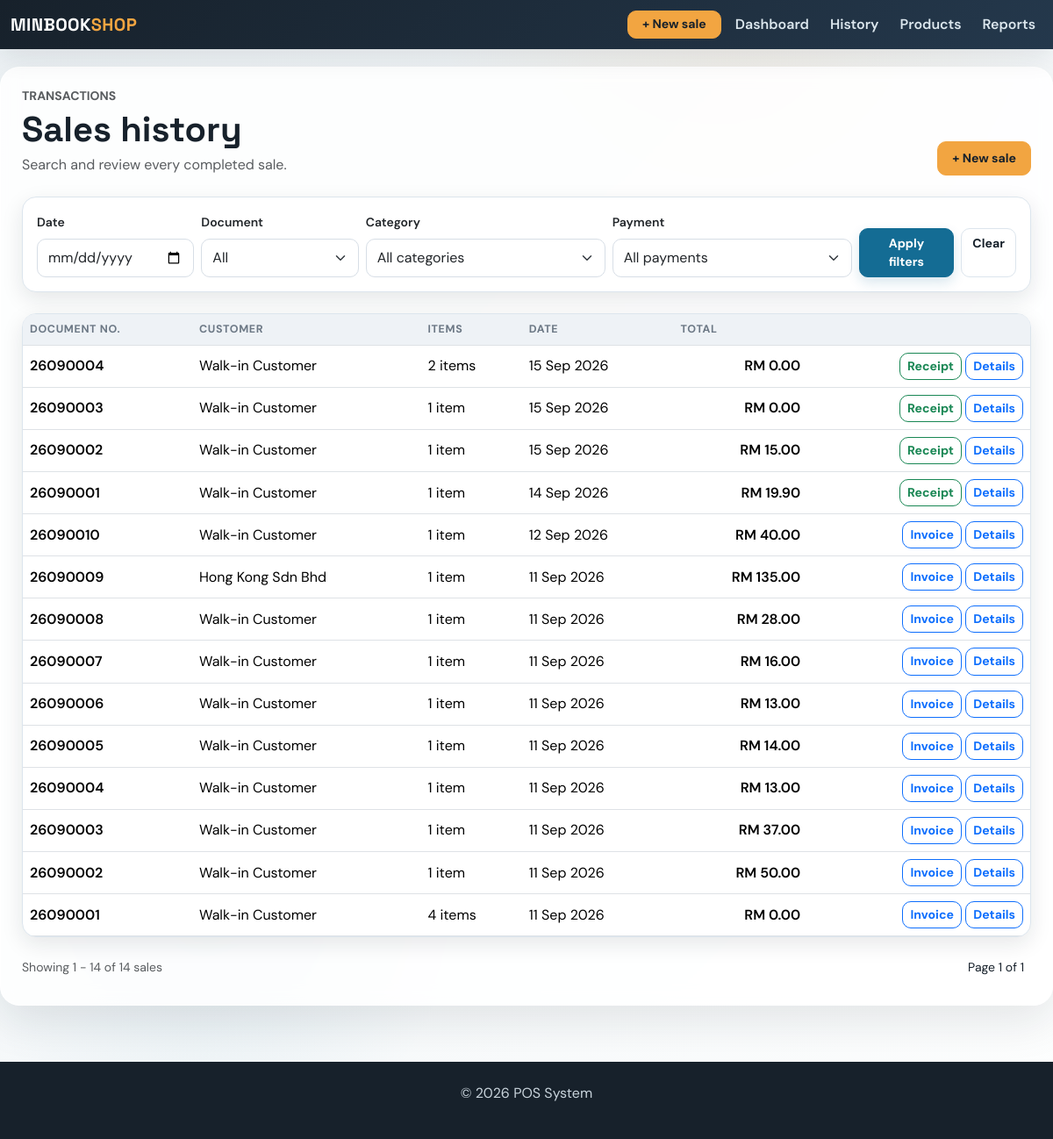
Before: /sales with the older database file.
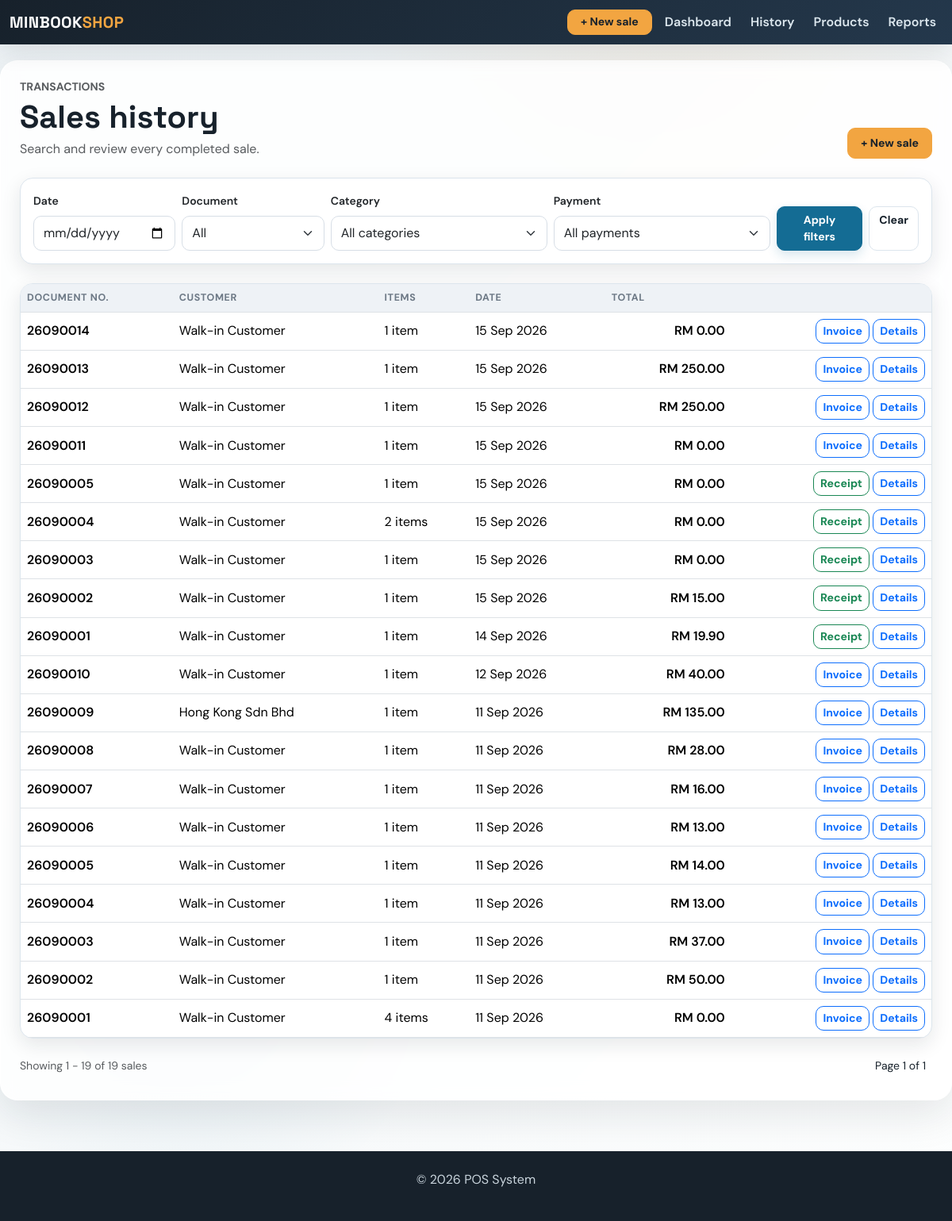
After: the same page with the newer database file.
### app/models.py (models this page shows, shortened)
class Sale(db.Model):
    id = db.Column(db.Integer, primary_key=True)
    amount = db.Column(db.Float, nullable=False)
    date = db.Column(db.Date, default=datetime.utcnow)
    user_id = db.Column(db.Integer, db.ForeignKey('user.id'), nullable=False)  # ForeignKey to User
    user = db.relationship('User', backref=db.backref('sales', lazy=True))  # Relationship with User
    product_id = db.Column(db.Integer, db.ForeignKey('product.id'), nullable=True)  # Legacy first product
    product = db.relationship('Product', backref=db.backref('sales', lazy=True))  # Relationship with Product
    quantity = db.Column(db.Integer, nullable=True)  # Legacy total quantity
    payment_method = db.Column(db.String(20), nullable=False, default='Cash')
    customer_name = db.Column(db.String(120), nullable=True)
    document_type = db.Column(db.String(20), nullable=False, default='receipt')
    discount = db.Column(db.Float, nullable=False, default=0.00)
    deposit = db.Column(db.Float, nullable=False, default=0.00)
    items = db.relationship('SaleItem', back_populates='sale', cascade='all, delete-orphan')

### app/routes.py (the view)
@main.route('/sales', methods=['GET', 'POST'])
def sales():
    sales_query = Sale.query.options(
        joinedload(Sale.items)
    ).order_by(Sale.id.desc())
    filter_date = request.args.get('filter_date', '')
    filter_category = request.args.get('category', '')
    filter_payment = request.args.get('payment_method', '')
    filter_document_type = (request.args.get('document_type', '') or '').lower().strip()
    if filter_document_type in {'receipt', 'invoice'}:
        sales_query = sales_query.filter(
            Sale.document_type == filter_document_type
        )
    if filter_date:
        sales_query = sales_query.filter(
            Sale.date == filter_date
        )
    if filter_category in SALE_CATEGORIES:
        sales_query = sales_query.filter(
            Sale.items.any(SaleItem.category == filter_category)
        )
    if filter_payment in PAYMENT_METHODS:
        sales_query = sales_query.filter(
            Sale.payment_method == filter_payment
        )
    page = request.args.get('page', 1, type=int)
    sales_pagination = sales_query.paginate(
        page=page,
        per_page=30,
        error_out=False
    )
    sales_list = sales_pagination.items
    document_numbers = {
        sale.id: month_document_number(
            sale,
            sale.document_type
        )
        for sale in sales_list
    }
    return render_template(
        'sales.html',
        sales=sales_list,
        pagination=sales_pagination,
        categories=SALE_CATEGORIES,
        payment_methods=PAYMENT_METHODS,
        selected_document_type=filter_document_type,
        document_numbers=document_numbers
    )

### app/routes.py (called while the page is built)
def month_document_number(sale, document_type):
    month_start = date(sale.date.year, sale.date.month, 1)
    if sale.date.month == 12:
        month_end = date(sale.date.year + 1, 1, 1)
    else:
        month_end = date(sale.date.year, sale.date.month + 1, 1)
    serial = Sale.query.filter(
        Sale.document_type == document_type,
        Sale.date >= month_start,
        Sale.date < month_end,
        Sale.id < sale.id,
    ).count()
    return f'{sale.date.year % 100:02d}{sale.date.month:02d}{serial + 1:04d}'

@main.app_context_processor
def inject_now():
    return {'current_year': datetime.now().year}

### app/templates/sales.html (shortened to what this page needs)
{% extends 'base.html' %}
{% block content %}
<div class="d-flex flex-wrap justify-content-between align-items-end gap-3 mb-4">
<div>
    <p class="text-uppercase text-muted small fw-bold mb-1">Transactions</p>
    <h1 class="mb-1">Sales history</h1>
    <p class="text-muted mb-0">Search and review every completed sale.</p>
</div>
<a href="{{ url_for('main.add_sale') }}" class="btn btn-warning btn-lg">+ New sale</a>
</div>
<div class="card mb-4">
<div class="card-body">
    <form method="GET" class="row g-2 align-items-end">
        <div class="col-md-2">
            <label class="form-label small fw-semibold">Date</label>
            <input
                type="date"
                name="filter_date"
                value="{{ request.args.get('filter_date', '') }}"
                class="form-control"
            >
        </div>
        <div class="col-md-2">
            <label class="form-label small fw-semibold">Document</label>
            <select name="document_type" class="form-select">
                <option value="">All</option>
            </select>
        </div>
        <div class="col-md-3">
            <label class="form-label small fw-semibold">Category</label>
            <select name="category" class="form-select">
                <option value="">All categories</option>
            </select>
        </div>
        <div class="col-md-3">
            <label class="form-label small fw-semibold">Payment</label>
            <select name="payment_method" class="form-select">
                <option value="">All payments</option>
            </select>
        </div>
        <div class="col-md-2 d-flex gap-2">
            <button class="btn btn-primary flex-grow-1">
                Apply filters
            </button>
            <a
                href="{{ url_for('main.sales') }}"
                class="btn btn-outline-secondary"
            >
                Clear
            </a>
        </div>
    </form>
</div>
</div>
<div class="card">
<div class="table-responsive">
    <table class="table mb-0">
        <thead>
            <tr>
                <th>Document No.</th>
                <th>Customer</th>
                <th>Items</th>
                <th>Date</th>
                <th>Total</th>
                <th></th>
            </tr>
        </thead>
        <tbody>
            {% for sale in sales %}
            <tr>
                <td class="fw-semibold">
                    {{ document_numbers[sale.id] }}
                </td>
                <td>
                    {{ sale.customer_name or 'Walk-in Customer' }}
                </td>
                <td>
                    {{ sale.items|length }}
                    item{{ '' if sale.items|length == 1 else 's' }}
                </td>
                <td>
                    {{ sale.date.strftime('%d %b %Y') }}
                </td>
                <td class="text-end fw-semibold">
                    RM {{ '{:,.2f}'.format(sale.amount) }}
                </td>
                <td class="text-end">
                    {% if sale.document_type == 'invoice' %}
                        <a
                            href="{{ url_for('main.invoice', sale_id=sale.id) }}"
                            class="btn btn-sm btn-outline-primary"
                            target="_blank"
                        >
                            Invoice
                        </a>
                    {% else %}
                        <a
                            href="{{ url_for('main.receipt', sale_id=sale.id) }}"
                            class="btn btn-sm btn-outline-success"
                            target="_blank"
                        >
                            Receipt
                        </a>
                    {% endif %}
                    <a
                        href="{{ url_for('main.view_sale', sale_id=sale.id) }}"
                        class="btn btn-sm btn-outline-primary"
                    >
                        Details
                    </a>
                </td>
            </tr>
            {% else %}
            <tr>
                <td colspan="6" class="text-center text-muted py-5">
                    No sales match these filters.
                </td>
            </tr>
            {% endfor %}
        </tbody>
    </table>
</div>
</div>
{% if pagination.total > 0 %}
<div class="d-flex flex-wrap justify-content-between align-items-center mt-4 gap-3">
<div class="text-muted small">
    Showing
    {{ ((pagination.page - 1) * pagination.per_page) + 1 }}
    -
    {{ ((pagination.page - 1) * pagination.per_page) + pagination.items|length }}
    of {{ pagination.total }} sales
</div>
<div class="d-flex align-items-center gap-2">
    <span class="small px-2">
        Page {{ pagination.page }} of {{ pagination.pages }}
    </span>
</div>
</div>
{% endif %}
{% endblock %}

### app/templates/base.html (shortened to what this page needs)
<!DOCTYPE html>
<html lang="en">
<head>
    <link href="https://cdn.jsdelivr.net/npm/bootstrap@5.3.3/dist/css/bootstrap.min.css" rel="stylesheet">
</head>
<body>
<nav class="navbar navbar-expand-lg navbar-dark bg-dark fixed-top">
    <div class="container-fluid">
        <a class="navbar-brand" href="{{ url_for('main.dashboard') }}">MINBOOK<span class="text-warning">SHOP</span></a>
        <div class="collapse navbar-collapse" id="navbarNavDropdown">
            <ul class="navbar-nav ms-auto align-items-lg-center gap-lg-2">
                <li class="nav-item"><a class="btn btn-warning btn-sm px-3" href="{{ url_for('main.add_sale') }}">+ New sale</a></li>
                <li class="nav-item"><a class="nav-link" href="{{ url_for('main.dashboard') }}">Dashboard</a></li>
                <li class="nav-item">
                    <a class="nav-link" href="{{ url_for('main.sales') }}">History</a>
                </li>
                <li class="nav-item">
                    <a class="nav-link" href="{{ url_for('main.products') }}">Products</a>
                </li>
                <li class="nav-item"><a class="nav-link" href="{{ url_for('main.revenue') }}">Reports</a></li>
            </ul>
        </div>
    </div>
</nav>
<div class="container page-shell">
    {% block content %}
    {% endblock %}
</div>
<footer class="text-center">
    <div class="container">
        <p>&copy; {{ current_year if current_year else "2025" }} POS System </p>
    </div>
</footer>
</body>
</html>

### app/templates/base.html (style rules this page uses)
:root { --ink: #17212b; --muted: #6c7885; --paper: #eef3f6; --line: #dce5ed; --brand: #146c94; --brand-dark: #0d506b; --brand-soft: #eaf6f9; --accent: #f2a541; --accent-soft: #ffe9cb; --success: #2d936c; --success-soft: #dff8ee; --danger: #b84b45; --shadow: rgba(23,33,43,.10); --table-head: #eef2f6; }
* { box-sizing: border-box; }
body { padding-top: 76px; background: radial-gradient(circle at 70% 0%, rgba(242,165,65,.08), transparent 22%), radial-gradient(circle at 20% 80%, rgba(20,108,148,.08), transparent 20%), linear-gradient(135deg, var(--paper), #fdfefe); color: var(--ink); font-family: 'DM Sans', sans-serif; }
h1, h2, h3, h4, h5, .navbar-brand { font-family: 'Space Grotesk', sans-serif; font-weight: 700; }
.navbar { background: linear-gradient(135deg, #17212b, #24384c) !important; box-shadow: 0 8px 30px var(--shadow); }
.navbar-brand { letter-spacing: .02em; color: #fff !important; }
.navbar-brand .text-warning { color: var(--accent) !important; }
.nav-link { color: #dce7ee !important; font-weight: 600; }
.page-shell { max-width: 1240px; background: rgba(255,255,255,.84); border: 1px solid rgba(255,255,255,.8); border-radius: 22px; padding: 22px 24px 32px; box-shadow: 0 18px 50px var(--shadow); backdrop-filter: blur(10px); }
.card { border: 1px solid var(--line); border-radius: 16px; box-shadow: 0 8px 24px var(--shadow); background-color: #fff; }
.btn { border-radius: 10px; font-weight: 700; font-size: .88rem; transition: all .2s ease; }
.btn-primary { background: var(--brand); border-color: var(--brand); box-shadow: 0 6px 14px rgba(20,108,148,.16); }
.btn-warning { background: var(--accent); border-color: var(--accent); color: #17212b; }
.btn-outline-secondary { border-color: var(--line); color: var(--ink); }
.form-control, .form-select { border-color: #d7dee6; min-height: 44px; border-radius: 10px; }
.table { --bs-table-bg: transparent; vertical-align: middle; }
.table thead th { color: var(--muted); background: var(--table-head); font-size: .78rem; letter-spacing: .05em; text-transform: uppercase; border-bottom-width: 1px; }
.table tbody tr { transition: background-color .2s ease, transform .2s ease; }
.table-responsive { border-radius: 14px; }
footer { background: #17212b; color: #c9d4dc; padding: 24px 0; margin-top: 64px; }

Changed rows visible on the page:
added Sale: document_numbers "26090014", customer_name "Walk-in Customer", items|length "1", date "15 Sep 2026", amount "0.00"
added Sale: document_numbers "26090013", customer_name "Walk-in Customer", items|length "1", date "15 Sep 2026", amount "250.00"
added Sale: document_numbers "26090012", customer_name "Walk-in Customer", items|length "1", date "15 Sep 2026", amount "250.00"
added Sale: document_numbers "26090011", customer_name "Walk-in Customer", items|length "1", date "15 Sep 2026", amount "0.00"
added Sale: document_numbers "26090005", customer_name "Walk-in Customer", items|length "1", date "15 Sep 2026", amount "0.00"
Other visible differences:
{{ pagination.total }}: "14" → "19"
text no longer shown: "14"
text now shown: "19"
